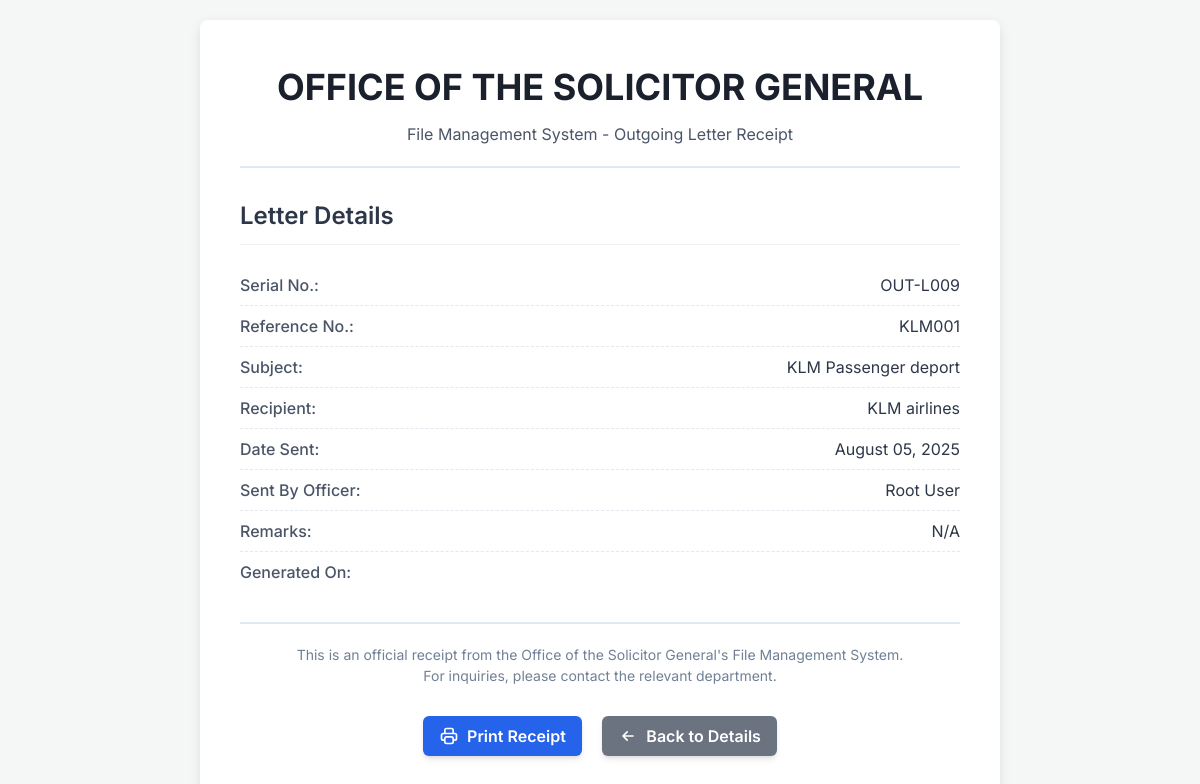
Screenshot of /letters/outgoing/101/receipt/ (signed in) with the database file from the repository.
### osg_project/file_manager_app/models.py (models this page shows, shortened)
class OutgoingLetter(models.Model):
    date_sent = models.DateField(
        default=timezone.now,
        verbose_name="Date Sent",
        help_text="The date the letter was dispatched."
    )
    serial_number = models.CharField(
        max_length=50,
        unique=True, # Assuming serial number should be unique for outgoing letters
        verbose_name="Serial No.",
        help_text="Unique serial number assigned upon dispatch."
    )
    reference = models.CharField(
        max_length=100,
        unique=True, # Assuming reference should be unique
        verbose_name="Reference No.",
        help_text="The reference number of the outgoing letter."
    )
    subject = models.CharField(
        max_length=255,
        verbose_name="Subject",
        help_text="The subject line of the letter."
    )
    recipient = models.CharField(
        max_length=255,
        verbose_name="Recipient",
        help_text="The name of the person or entity receiving the letter."
    )
    sent_by = models.ForeignKey(
        User,
        on_delete=models.SET_NULL,
        null=True,
        blank=True,
        related_name='outgoing_letters_sent',
        verbose_name="Sent By Officer",
        help_text="The officer who dispatched this letter."
    )
    scanned_copy = models.FileField(
        upload_to='outgoing_letters/',
        blank=True,
        null=True
    )
    receipt_file = models.FileField(
        upload_to='outgoing_receipts/',
        blank=True,
        null=True
    )
    remarks = models.TextField(
        verbose_name="Remarks",
        blank=True,
        help_text="Any additional remarks or notes about the letter."
    )
    created_at = models.DateTimeField(auto_now_add=True)
    updated_at = models.DateTimeField(auto_now=True)
    class Meta:
        verbose_name = "Outgoing Letter"
        verbose_name_plural = "Outgoing Letters"
        ordering = ['-date_sent', '-serial_number']

### osg_project/file_manager_app/views.py (the view)
# urls.py: path('letters/outgoing/<int:pk>/receipt/', views.outgoing_letter_receipt, name='outgoing_letter_receipt'),
@login_required
def outgoing_letter_receipt(request, pk):
    outgoing_letter = get_object_or_404(OutgoingLetter.objects.select_related('sent_by'), pk=pk)
    context = {'outgoing_letter': outgoing_letter}
    return render(request, 'outgoing_letters/outgoing_letter_receipt.html', context)

### osg_project/file_manager_app/templates/outgoing_letters/outgoing_letter_receipt.html (shortened to what this page needs)
<!DOCTYPE html>
<html lang="en">
<head>
    <script src="https://cdn.tailwindcss.com"></script>
</head>
<body>
    <div class="receipt-container">
        <div class="header">
            <h1>OFFICE OF THE SOLICITOR GENERAL</h1>
            <p>File Management System - Outgoing Letter Receipt</p>
        </div>
        <div class="details-section">
            <h2>Letter Details</h2>
            <div class="detail-item">
                <strong>Serial No.:</strong>
                <span>{{ outgoing_letter.serial_number }}</span>
            </div>
            <div class="detail-item">
                <strong>Reference No.:</strong>
                <span>{{ outgoing_letter.reference }}</span>
            </div>
            <div class="detail-item">
                <strong>Subject:</strong>
                <span>{{ outgoing_letter.subject }}</span>
            </div>
            <div class="detail-item">
                <strong>Recipient:</strong>
                <span>{{ outgoing_letter.recipient }}</span>
            </div>
            <div class="detail-item">
                <strong>Date Sent:</strong>
                <span>{{ outgoing_letter.date_sent|date:"F d, Y" }}</span>
            </div>
            <div class="detail-item">
                <strong>Sent By Officer:</strong>
                <span>{% if outgoing_letter.sent_by %}{{ outgoing_letter.sent_by.first_name }} {{ outgoing_letter.sent_by.last_name }}{% else %}N/A{% endif %}</span>
            </div>
            <div class="detail-item">
                <strong>Remarks:</strong>
                <span>{{ outgoing_letter.remarks|default:"N/A" }}</span>
            </div>
            <div class="detail-item">
                <strong>Generated On:</strong>
            </div>
        </div>
        <div class="footer">
            <p>This is an official receipt from the Office of the Solicitor General's File Management System.</p>
            <p>For inquiries, please contact the relevant department.</p>
        </div>
        <div class="print-button-container">
            <button onclick="window.print()" class="bg-blue-600 hover:bg-blue-700 text-white font-semibold py-2 px-4 rounded-md shadow-md transition duration-150 ease-in-out inline-flex items-center">
                Print Receipt
            </button>
            <a href="{% url 'file_manager_app:outgoing_letter_detail' outgoing_letter.pk %}" class="ml-4 bg-gray-500 hover:bg-gray-600 text-white font-semibold py-2 px-4 rounded-md shadow-md transition duration-150 ease-in-out inline-flex items-center">
                <svg class="w-5 h-5 mr-2" fill="none" stroke="currentColor" viewBox="0 0 24 24" xmlns="http://www.w3.org/2000/svg"><path stroke-linecap="round" stroke-linejoin="round" stroke-width="2" d="M11 17l-5-5m0 0l5-5m-5 5h12"></path></svg>
                Back to Details
            </a>
        </div>
    </div>
</body>
</html>

### osg_project/file_manager_app/templates/outgoing_letters/outgoing_letter_receipt.html (style rules this page uses)
body { font-family: 'Inter', sans-serif; background-color: #f4f7f6; margin: 0; padding: 20px; display: flex; justify-content: center; align-items: flex-start; min-height: 100vh; }
.receipt-container { width: 100%; max-width: 800px; background-color: #ffffff; border-radius: 8px; box-shadow: 0 4px 12px rgba(0, 0, 0, 0.1); padding: 40px; box-sizing: border-box; }
.header { border-bottom: 2px solid #e2e8f0; padding-bottom: 20px; margin-bottom: 30px; text-align: center; }
.header h1 { color: #1a202c; font-size: 2.25rem; font-weight: 700; margin-bottom: 8px; }
.header p { color: #4a5568; font-size: 1rem; }
.details-section { margin-bottom: 30px; }
.details-section h2 { font-size: 1.5rem; font-weight: 600; color: #2d3748; margin-bottom: 20px; border-bottom: 1px solid #edf2f7; padding-bottom: 10px; }
.detail-item { display: flex; justify-content: space-between; padding: 8px 0; border-bottom: 1px dashed #e2e8f0; }
.detail-item:last-child { border-bottom: none; }
.detail-item strong { color: #4a5568; font-weight: 500; }
.detail-item span { color: #2d3748; font-weight: 400; }
.footer { border-top: 2px solid #e2e8f0; padding-top: 20px; margin-top: 30px; text-align: center; color: #718096; font-size: 0.875rem; }
.print-button-container { text-align: center; margin-top: 30px; }

### rows the page displays
OutgoingLetter: serial_number "OUT-L009", reference "KLM001", subject "KLM Passenger deport", recipient "KLM airlines", date_sent "August 05, 2025", sent_by.first_name "Root", sent_by.last_name "User", remarks "N/A"
